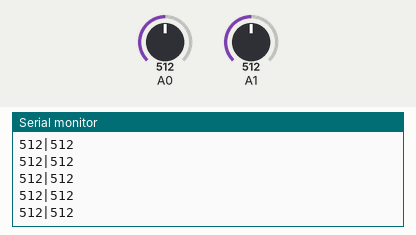
This sketch was run on a simulated Arduino Uno, built with avr-gcc and run on an emulated ATmega328P. Shown: the last lines printed to the serial monitor. Inputs (shaded band) come from the test bench; at power-on: A0 = 512, A1 = 512.

Above: at 1.2 s.
1.3 s: A0 set to 716
At 1.31 s:
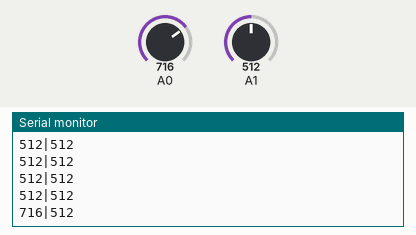
2.8 s: A1 set to 716
At 2.82 s:
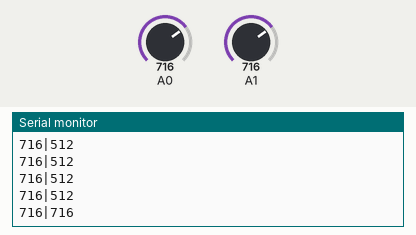
4.3 s: A0 set to 900
At 4.33 s:
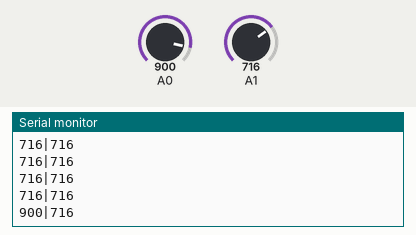
5.8 s: A1 set to 900
At 5.84 s:
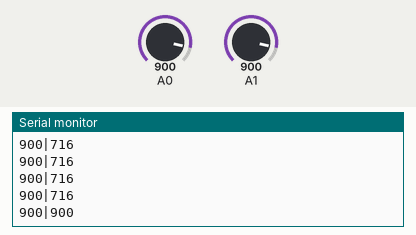
Timing chart, 0 to 8.3 s (numbered marks = the images above; inputs shaded):
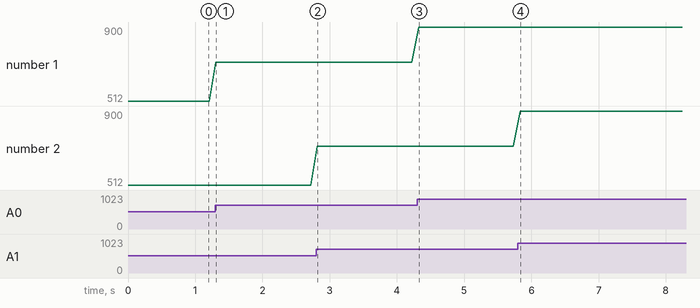

The sketch:

sensor_testing.ino
```cpp
void setup() {
  Serial.begin(9600);
}

void loop() {
  int sensorValue1 = analogRead(A0);
  int sensorValue2 = analogRead(A1);

  Serial.print(sensorValue1);
  Serial.print("|");
  Serial.println(sensorValue2);

  delay(100);
  }
```

Measured:
- after the input at 1.3 s, the serial monitor: prints a new line at once (image 1)
- after the input at 2.8 s, the serial monitor: prints a new line at once (image 2)
- after the input at 4.3 s, the serial monitor: prints a new line at once (image 3)
- after the input at 5.8 s, the serial monitor: prints a new line at once (image 4)
- plotted number 1: 512 → 716 after the input at 1.3 s, 716 → 900 after the input at 4.3 s
